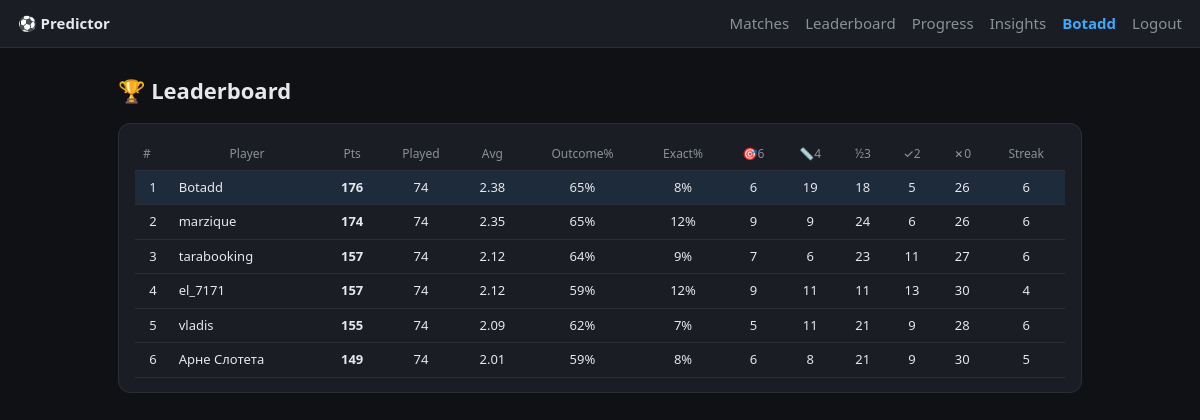
Page /leaderboard (signed in) on the committed database.
### tables this page shows
CREATE TABLE users (
    id            INTEGER PRIMARY KEY AUTOINCREMENT,
    username      TEXT UNIQUE NOT NULL,
    password_hash TEXT NOT NULL,
    created_at    TEXT NOT NULL
);

### app.py (the view)
@app.get("/leaderboard", response_class=HTMLResponse)
async def leaderboard(request: Request):
    user = current_user(request)
    if not user:
        return RedirectResponse("/login", status_code=302)
    with connect() as conn:
        _, stats, has_data = build_metrics(conn)
    return render(request, "leaderboard.html",
                  {"user": user, "stats": stats, "has_data": has_data})

### templates/leaderboard.html (shortened to what this page needs)
{% extends "base.html" %}
{% block main_class %}wide{% endblock %}
{% block content %}
<h1>🏆 Leaderboard</h1>
{% if not has_data %}
  <p class="hint">No finished matches yet — standings fill in as results come in.</p>
{% else %}
<div class="card">
  <div class="stats-scroll">
    <table class="stats">
      <thead><tr>
        <th>#</th><th>Player</th><th>Pts</th><th>Played</th><th>Avg</th>
        <th>Outcome%</th><th>Exact%</th>
        <th>🎯6</th><th>📏4</th><th>½3</th><th>✓2</th><th>✗0</th>
        <th>Streak</th>
      </tr></thead>
      <tbody>
      {% for s in stats %}
        <tr class="{{ 'me-row' if s['name'] == user['username'] else '' }}">
          <td>{{ loop.index }}</td>
          <td class="who">{{ s["name"] }}</td>
          <td><b>{{ s["total"] }}</b></td>
          <td>{{ s["played"] }}</td>
          <td>{{ s["avg"] }}</td>
          <td>{{ s["acc"] }}%</td>
          <td>{{ s["exact_pct"] }}%</td>
          <td>{{ s["t6"] }}</td><td>{{ s["t4"] }}</td><td>{{ s["t3"] }}</td>
          <td>{{ s["t2"] }}</td><td>{{ s["t0"] }}</td>
          <td>{{ s["streak"] }}</td>
        </tr>
      {% endfor %}
      </tbody>
    </table>
  </div>
</div>
{% endif %}
{% endblock %}

### templates/base.html (shortened to what this page needs)
<!doctype html>
<html lang="en">
<head>
  <link rel="stylesheet" href="/static/style.css">
</head>
<body>
  <header>
    <a href="/" class="brand">⚽ Predictor</a>
    {% if user %}
    <nav>
      <a href="/">Matches</a>
      <a href="/leaderboard">Leaderboard</a>
      <a href="/progress">Progress</a>
      <a href="/insights">Insights</a>
      <span class="me">{{ user["username"] }}</span>
      <a href="/logout">Logout</a>
    </nav>
    {% endif %}
  </header>
  <main class="{% block main_class %}{% endblock %}">
    {% block content %}{% endblock %}
  </main>
</body>
</html>

### static/style.css (style rules this page uses)
:root { --bg: #0f1115; --card: #1a1d24; --line: #2a2e38; --fg: #e6e8ec; --muted: #8b909c; --accent: #3da9fc; --good: #4caf50; }
* { box-sizing: border-box; }
body { margin: 0; background: var(--bg); color: var(--fg); font: 15px/1.5 system-ui, -apple-system, Segoe UI, Roboto, sans-serif; }
header { display: flex; align-items: center; gap: 16px; padding: 12px 18px; border-bottom: 1px solid var(--line); background: var(--card); position: sticky; top: 0; z-index: 10; }
.brand { font-weight: 700; color: var(--fg); text-decoration: none; }
nav { margin-left: auto; display: flex; align-items: center; gap: 16px; }
nav a { color: var(--muted); text-decoration: none; }
nav .me { color: var(--accent); font-weight: 600; }
main { max-width: 640px; margin: 0 auto; padding: 18px; }
main.wide { max-width: 1000px; }
h1 { font-size: 22px; margin: 8px 0 16px; }
.card { background: var(--card); border: 1px solid var(--line); border-radius: 12px; padding: 14px 16px; margin-bottom: 12px; }
.stats-scroll { overflow-x: auto; }
.stats { border-collapse: collapse; width: 100%; font-size: 13px; }
.stats th, .stats td { padding: 7px 8px; text-align: center; white-space: nowrap; border-bottom: 1px solid var(--line); }
.stats th { color: var(--muted); font-weight: 500; font-size: 12px; }
.stats td.who, .stats th:first-child { text-align: left; }
.stats .me-row { background: rgba(61,169,252,0.10); }

### rows in the picture
users: username "Botadd", name "Botadd", total "176", played "74", avg "2.38", acc "65", exact_pct "8", t6 "6", t4 "19", t3 "18", t2 "5", t0 "26", streak "6"
users: name "marzique", total "174", played "74", avg "2.35", acc "65", exact_pct "12", t6 "9", t4 "9", t3 "24", t2 "6", t0 "26", streak "6"
users: name "tarabooking", total "157", played "74", avg "2.12", acc "64", exact_pct "9", t6 "7", t4 "6", t3 "23", t2 "11", t0 "27", streak "6"
users: name "el_7171", total "157", played "74", avg "2.12", acc "59", exact_pct "12", t6 "9", t4 "11", t3 "11", t2 "13", t0 "30", streak "4"
users: name "vladis", total "155", played "74", avg "2.09", acc "62", exact_pct "7", t6 "5", t4 "11", t3 "21", t2 "9", t0 "28", streak "6"
users: name "Арне Слотета", total "149", played "74", avg "2.01", acc "59", exact_pct "8", t6 "6", t4 "8", t3 "21", t2 "9", t0 "30", streak "5"
